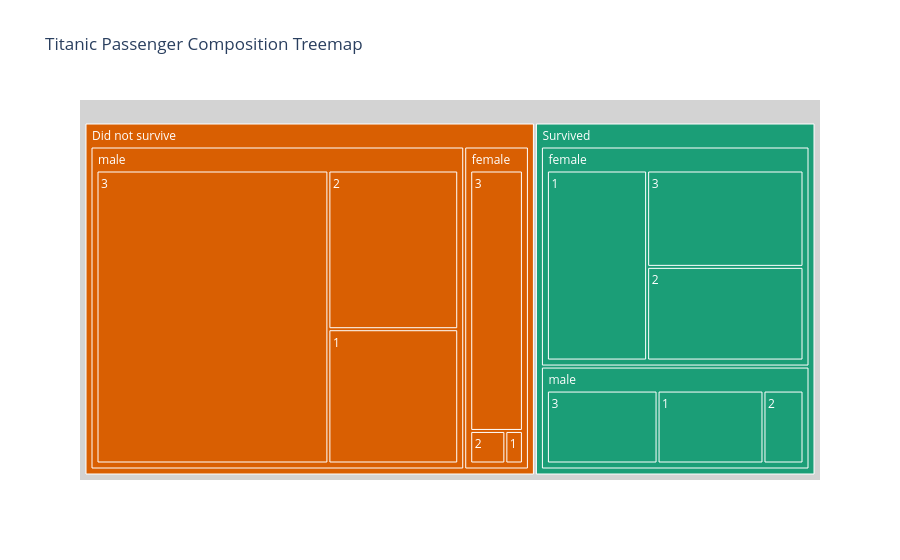

Notebook code cell kept with this figure:
### Markdown cell above
### Chart 4: Treemap
I chose a treemap for the fourth chart because it is not one of the standard class examples and it works well for a hierarchical part-to-whole summary. The hierarchy shows survival status first, then sex, then class, which makes the composition of passenger groups easy to compare at a glance.

### Code cell
# Build a compact hierarchy for the treemap.
treemap_df = (
    plot_df.groupby(["SurvivedLabel", "Sex", "Pclass"], as_index=False)
    .agg(
        PassengerCount=("PassengerId", "count"),
        MeanAge=("Age", "mean"),
        MeanFare=("Fare", "mean"),
    )
)

treemap_fig = px.treemap(
    treemap_df,
    path=["SurvivedLabel", "Sex", "Pclass"],
    values="PassengerCount",
    color="SurvivedLabel",
    hover_data={
        "PassengerCount": True,
        "MeanAge": ":.1f",
        "MeanFare": ":.2f",
    },
    color_discrete_map={"Did not survive": "#D95F02", "Survived": "#1B9E77"},
    labels={
        "SurvivedLabel": "Survival status",
        "Sex": "Sex",
        "Pclass": "Passenger class",
        "PassengerCount": "Passenger count",
    },
    title="Titanic Passenger Composition Treemap",
)

treemap_fig.update_traces(root_color="lightgrey")
treemap_fig.show()

treemap_html_path = os.path.join(output_folder, "task3_treemap_chart.html")
treemap_fig.write_html(treemap_html_path)
treemap_html_path

### Figure 1 — Plotly figure (JSON) as saved in the notebook; plotly's stock layout.template omitted (floating-point values rounded to 4 significant figures)
{"data": [{"branchvalues": "total", "customdata": [[3, "25.666666666666668", "110.60416666666667", "Did not survive"], [6, "36.0", "18.25", "Did not survive"], [72, "23.818181818181817", "19.773093055555552", "Did not survive"], [77, "44.58196721311475", "62.89491038961039", "Did not survive"], [91, "33.36904761904762", "19.488964835164833", "Did not survive"], [300, "27.25581395348837", "12.204469333333334", "Did not survive"], [549, "(?)", "(?)", "Did not survive"], [468, "(?)", "(?)", "Did not survive"], [81, "(?)", "(?)", "Did not survive"], [109, "(?)", "(?)", "Survived"], [233, "(?)", "(?)", "Survived"], [72, "19.329787234042552", "12.464526388888888", "Survived"], [17, "16.022", "21.0951", "Survived"], [45, "36.248000000000005", "74.63732", "Survived"], [70, "28.080882352941178", "22.288988571428572", "Survived"], [91, "34.9390243902439", "105.97815934065935", "Survived"], [47, "22.274210526315787", "15.579695744680853", "Survived"], [342, "(?)", "(?)", "Survived"]], "domain": {"x": [0, 1], "y": [0, 1]}, "hovertemplate": "labels=%{label}<br>Passenger count=%{customdata[0]}<br>parent=%{parent}<br>id=%{id}<br>MeanAge=%{customdata[1]:.1f}<br>MeanFare=%{customdata[2]:.2f}<br>Survival status=%{customdata[3]}<extra></extra>", "ids": ["Did not survive/female/1", "Did not survive/female/2", "Did not survive/female/3", "Did not survive/male/1", "Did not survive/male/2", "Did not survive/male/3", "Did not survive", "Did not survive/male", "Did not survive/female", "Survived/male", "Survived/female", "Survived/female/3", "Survived/male/2", "Survived/male/1", "Survived/female/2", "Survived/female/1", "Survived/male/3", "Survived"], "labels": ["1", "2", "3", "1", "2", "3", "Did not survive", "male", "female", "male", "female", "3", "2", "1", "2", "1", "3", "Survived"], "marker": {"colors": ["#D95F02", "#D95F02", "#D95F02", "#D95F02", "#D95F02", "#D95F02", "#D95F02", "#D95F02", "#D95F02", "#1B9E77", "#1B9E77", "#1B9E77", "#1B9E77", "#1B9E77", "#1B9E77", "#1B9E77", "#1B9E77", "#1B9E77"]}, "name": "", "parents": ["Did not survive/female", "Did not survive/female", "Did not survive/female", "Did not survive/male", "Did not survive/male", "Did not survive/male", "", "Did not survive", "Did not survive", "Survived", "Survived", "Survived/female", "Survived/male", "Survived/male", "Survived/female", "Survived/female", "Survived/male", ""], "root": {"color": "lightgrey"}, "type": "treemap", "values": [3.0, 6.0, 72.0, 77.0, 91.0, 300.0, 549.0, 468.0, 81.0, 109.0, 233.0, 72.0, 17.0, 45.0, 70.0, 91.0, 47.0, 342.0]}], "layout": {"legend": {"tracegroupgap": 0}, "title": {"text": "Titanic Passenger Composition Treemap"}}}
